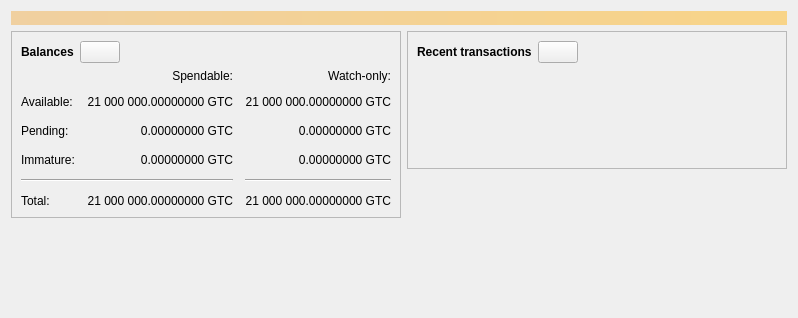
<?xml version="1.0" encoding="UTF-8"?>
<ui version="4.0">
 <class>OverviewPage</class>
 <widget class="QWidget" name="OverviewPage">
  <property name="geometry">
   <rect>
    <x>0</x>
    <y>0</y>
    <width>798</width>
    <height>318</height>
   </rect>
  </property>
  <property name="windowTitle">
   <string>Form</string>
  </property>
  <layout class="QVBoxLayout" name="topLayout">
   <item>
    <widget class="QLabel" name="labelAlerts">
     <property name="visible">
      <bool>false</bool>
     </property>
     <property name="styleSheet">
      <string notr="true">QLabel { background-color: qlineargradient(x1: 0, y1: 0, x2: 1, y2: 0, stop:0 #F0D0A0, stop:1 #F8D488); color:#000000; }</string>
     </property>
     <property name="wordWrap">
      <bool>true</bool>
     </property>
     <property name="margin">
      <number>3</number>
     </property>
     <property name="textInteractionFlags">
      <set>Qt::TextSelectableByMouse</set>
     </property>
    </widget>
   </item>
   <item>
    <layout class="QHBoxLayout" name="horizontalLayout" stretch="1,1">
     <item>
      <layout class="QVBoxLayout" name="verticalLayout_2">
       <item>
        <widget class="QFrame" name="frame">
         <property name="frameShape">
          <enum>QFrame::StyledPanel</enum>
         </property>
         <property name="frameShadow">
          <enum>QFrame::Raised</enum>
         </property>
         <layout class="QVBoxLayout" name="verticalLayout_4">
          <item>
           <layout class="QHBoxLayout" name="horizontalLayout_4">
            <item>
             <widget class="QLabel" name="label_5">
              <property name="font">
               <font>
                <weight>75</weight>
                <bold>true</bold>
               </font>
              </property>
              <property name="text">
               <string>Balances</string>
              </property>
             </widget>
            </item>
            <item>
             <widget class="QPushButton" name="labelWalletStatus">
              <property name="enabled">
               <bool>true</bool>
              </property>
              <property name="maximumSize">
               <size>
                <width>45</width>
                <height>16777215</height>
               </size>
              </property>
              <property name="toolTip">
               <string>The displayed information may be out of date. Your wallet automatically synchronizes with the Garliccoin network after a connection is established, but this process has not completed yet.</string>
              </property>
              <property name="text">
               <string/>
              </property>
              <property name="icon">
               <iconset resource="../garliccoin.qrc">
                <normaloff>:/icons/warning</normaloff>
                <disabledoff>:/icons/warning</disabledoff>:/icons/warning</iconset>
              </property>
              <property name="iconSize">
               <size>
                <width>24</width>
                <height>24</height>
               </size>
              </property>
             </widget>
            </item>
            <item>
             <spacer name="horizontalSpacer_3">
              <property name="orientation">
               <enum>Qt::Horizontal</enum>
              </property>
              <property name="sizeHint" stdset="0">
               <size>
                <width>40</width>
                <height>20</height>
               </size>
              </property>
             </spacer>
            </item>
           </layout>
          </item>
          <item>
           <layout class="QGridLayout" name="gridLayout">
            <property name="spacing">
             <number>12</number>
            </property>
            <item row="2" column="2">
             <widget class="QLabel" name="labelWatchPending">
              <property name="cursor">
               <cursorShape>IBeamCursor</cursorShape>
              </property>
              <property name="toolTip">
               <string>Unconfirmed transactions to watch-only addresses</string>
              </property>
              <property name="text">
               <string notr="true">0.00000000 GTC</string>
              </property>
              <property name="alignment">
               <set>Qt::AlignRight|Qt::AlignTrailing|Qt::AlignVCenter</set>
              </property>
              <property name="textInteractionFlags">
               <set>Qt::LinksAccessibleByMouse|Qt::TextSelectableByKeyboard|Qt::TextSelectableByMouse</set>
              </property>
             </widget>
            </item>
            <item row="2" column="1">
             <widget class="QLabel" name="labelUnconfirmed">
              <property name="cursor">
               <cursorShape>IBeamCursor</cursorShape>
              </property>
              <property name="toolTip">
               <string>Total of transactions that have yet to be confirmed, and do not yet count toward the spendable balance</string>
              </property>
              <property name="text">
               <string notr="true">0.00000000 GTC</string>
              </property>
              <property name="alignment">
               <set>Qt::AlignRight|Qt::AlignTrailing|Qt::AlignVCenter</set>
              </property>
              <property name="textInteractionFlags">
               <set>Qt::LinksAccessibleByMouse|Qt::TextSelectableByKeyboard|Qt::TextSelectableByMouse</set>
              </property>
             </widget>
            </item>
            <item row="3" column="2">
             <widget class="QLabel" name="labelWatchImmature">
              <property name="cursor">
               <cursorShape>IBeamCursor</cursorShape>
              </property>
              <property name="toolTip">
               <string>Mined balance in watch-only addresses that has not yet matured</string>
              </property>
              <property name="text">
               <string notr="true">0.00000000 GTC</string>
              </property>
              <property name="alignment">
               <set>Qt::AlignRight|Qt::AlignTrailing|Qt::AlignVCenter</set>
              </property>
              <property name="textInteractionFlags">
               <set>Qt::LinksAccessibleByMouse|Qt::TextSelectableByKeyboard|Qt::TextSelectableByMouse</set>
              </property>
             </widget>
            </item>
            <item row="4" column="0" colspan="2">
             <widget class="Line" name="line">
              <property name="orientation">
               <enum>Qt::Horizontal</enum>
              </property>
             </widget>
            </item>
            <item row="4" column="2">
             <widget class="Line" name="lineWatchBalance">
              <property name="sizePolicy">
               <sizepolicy hsizetype="Preferred" vsizetype="Fixed">
                <horstretch>0</horstretch>
                <verstretch>0</verstretch>
               </sizepolicy>
              </property>
              <property name="minimumSize">
               <size>
                <width>140</width>
                <height>0</height>
               </size>
              </property>
              <property name="orientation">
               <enum>Qt::Horizontal</enum>
              </property>
             </widget>
            </item>
            <item row="5" column="0">
             <widget class="QLabel" name="labelTotalText">
              <property name="text">
               <string>Total:</string>
              </property>
             </widget>
            </item>
            <item row="3" column="1">
             <widget class="QLabel" name="labelImmature">
              <property name="cursor">
               <cursorShape>IBeamCursor</cursorShape>
              </property>
              <property name="toolTip">
               <string>Mined balance that has not yet matured</string>
              </property>
              <property name="text">
               <string notr="true">0.00000000 GTC</string>
              </property>
              <property name="alignment">
               <set>Qt::AlignRight|Qt::AlignTrailing|Qt::AlignVCenter</set>
              </property>
              <property name="textInteractionFlags">
               <set>Qt::LinksAccessibleByMouse|Qt::TextSelectableByKeyboard|Qt::TextSelectableByMouse</set>
              </property>
             </widget>
            </item>
            <item row="2" column="3">
             <spacer name="horizontalSpacer_2">
              <property name="orientation">
               <enum>Qt::Horizontal</enum>
              </property>
              <property name="sizeHint" stdset="0">
               <size>
                <width>40</width>
                <height>20</height>
               </size>
              </property>
             </spacer>
            </item>
            <item row="3" column="0">
             <widget class="QLabel" name="labelImmatureText">
              <property name="text">
               <string>Immature:</string>
              </property>
             </widget>
            </item>
            <item row="5" column="1">
             <widget class="QLabel" name="labelTotal">
              <property name="cursor">
               <cursorShape>IBeamCursor</cursorShape>
              </property>
              <property name="toolTip">
               <string>Your current total balance</string>
              </property>
              <property name="text">
               <string notr="true">21 000 000.00000000 GTC</string>
              </property>
              <property name="alignment">
               <set>Qt::AlignRight|Qt::AlignTrailing|Qt::AlignVCenter</set>
              </property>
              <property name="textInteractionFlags">
               <set>Qt::LinksAccessibleByMouse|Qt::TextSelectableByKeyboard|Qt::TextSelectableByMouse</set>
              </property>
             </widget>
            </item>
            <item row="5" column="2">
             <widget class="QLabel" name="labelWatchTotal">
              <property name="cursor">
               <cursorShape>IBeamCursor</cursorShape>
              </property>
              <property name="toolTip">
               <string>Current total balance in watch-only addresses</string>
              </property>
              <property name="text">
               <string notr="true">21 000 000.00000000 GTC</string>
              </property>
              <property name="alignment">
               <set>Qt::AlignRight|Qt::AlignTrailing|Qt::AlignVCenter</set>
              </property>
              <property name="textInteractionFlags">
               <set>Qt::LinksAccessibleByMouse|Qt::TextSelectableByKeyboard|Qt::TextSelectableByMouse</set>
              </property>
             </widget>
            </item>
            <item row="0" column="2">
             <widget class="QLabel" name="labelWatchonly">
              <property name="text">
               <string>Watch-only:</string>
              </property>
              <property name="alignment">
               <set>Qt::AlignRight|Qt::AlignTrailing|Qt::AlignVCenter</set>
              </property>
             </widget>
            </item>
            <item row="1" column="0">
             <widget class="QLabel" name="labelBalanceText">
              <property name="text">
               <string>Available:</string>
              </property>
             </widget>
            </item>
            <item row="1" column="1">
             <widget class="QLabel" name="labelBalance">
              <property name="cursor">
               <cursorShape>IBeamCursor</cursorShape>
              </property>
              <property name="toolTip">
               <string>Your current spendable balance</string>
              </property>
              <property name="text">
               <string notr="true">21 000 000.00000000 GTC</string>
              </property>
              <property name="alignment">
               <set>Qt::AlignRight|Qt::AlignTrailing|Qt::AlignVCenter</set>
              </property>
              <property name="textInteractionFlags">
               <set>Qt::LinksAccessibleByMouse|Qt::TextSelectableByKeyboard|Qt::TextSelectableByMouse</set>
              </property>
             </widget>
            </item>
            <item row="1" column="2">
             <widget class="QLabel" name="labelWatchAvailable">
              <property name="cursor">
               <cursorShape>IBeamCursor</cursorShape>
              </property>
              <property name="toolTip">
               <string>Your current balance in watch-only addresses</string>
              </property>
              <property name="text">
               <string notr="true">21 000 000.00000000 GTC</string>
              </property>
              <property name="alignment">
               <set>Qt::AlignRight|Qt::AlignTrailing|Qt::AlignVCenter</set>
              </property>
              <property name="textInteractionFlags">
               <set>Qt::LinksAccessibleByMouse|Qt::TextSelectableByKeyboard|Qt::TextSelectableByMouse</set>
              </property>
             </widget>
            </item>
            <item row="2" column="0">
             <widget class="QLabel" name="labelPendingText">
              <property name="text">
               <string>Pending:</string>
              </property>
             </widget>
            </item>
            <item row="0" column="1">
             <widget class="QLabel" name="labelSpendable">
              <property name="text">
               <string>Spendable:</string>
              </property>
              <property name="alignment">
               <set>Qt::AlignRight|Qt::AlignTrailing|Qt::AlignVCenter</set>
              </property>
             </widget>
            </item>
           </layout>
          </item>
         </layout>
        </widget>
       </item>
       <item>
        <spacer name="verticalSpacer">
         <property name="orientation">
          <enum>Qt::Vertical</enum>
         </property>
         <property name="sizeHint" stdset="0">
          <size>
           <width>20</width>
           <height>40</height>
          </size>
         </property>
        </spacer>
       </item>
      </layout>
     </item>
     <item>
      <layout class="QVBoxLayout" name="verticalLayout_3">
       <item>
        <widget class="QFrame" name="frame_2">
         <property name="frameShape">
          <enum>QFrame::StyledPanel</enum>
         </property>
         <property name="frameShadow">
          <enum>QFrame::Raised</enum>
         </property>
         <layout class="QVBoxLayout" name="verticalLayout">
          <item>
           <layout class="QHBoxLayout" name="horizontalLayout_2">
            <item>
             <widget class="QLabel" name="label_4">
              <property name="font">
               <font>
                <weight>75</weight>
                <bold>true</bold>
               </font>
              </property>
              <property name="text">
               <string>Recent transactions</string>
              </property>
             </widget>
            </item>
            <item>
             <widget class="QPushButton" name="labelTransactionsStatus">
              <property name="enabled">
               <bool>true</bool>
              </property>
              <property name="maximumSize">
               <size>
                <width>45</width>
                <height>16777215</height>
               </size>
              </property>
              <property name="toolTip">
               <string>The displayed information may be out of date. Your wallet automatically synchronizes with the Garliccoin network after a connection is established, but this process has not completed yet.</string>
              </property>
              <property name="text">
               <string/>
              </property>
              <property name="icon">
               <iconset resource="../garliccoin.qrc">
                <normaloff>:/icons/warning</normaloff>
                <disabledoff>:/icons/warning</disabledoff>:/icons/warning</iconset>
              </property>
              <property name="iconSize">
               <size>
                <width>24</width>
                <height>24</height>
               </size>
              </property>
             </widget>
            </item>
            <item>
             <spacer name="horizontalSpacer">
              <property name="orientation">
               <enum>Qt::Horizontal</enum>
              </property>
              <property name="sizeHint" stdset="0">
               <size>
                <width>40</width>
                <height>20</height>
               </size>
              </property>
             </spacer>
            </item>
           </layout>
          </item>
          <item>
           <widget class="TransactionOverviewWidget" name="listTransactions">
            <property name="styleSheet">
             <string notr="true">QListView { background: transparent; }</string>
            </property>
            <property name="frameShape">
             <enum>QFrame::NoFrame</enum>
            </property>
            <property name="verticalScrollBarPolicy">
             <enum>Qt::ScrollBarAlwaysOff</enum>
            </property>
            <property name="horizontalScrollBarPolicy">
             <enum>Qt::ScrollBarAlwaysOff</enum>
            </property>
            <property name="sizeAdjustPolicy">
             <enum>QAbstractScrollArea::AdjustToContents</enum>
            </property>
            <property name="selectionMode">
             <enum>QAbstractItemView::NoSelection</enum>
            </property>
            <property name="uniformItemSizes">
             <bool>true</bool>
            </property>
           </widget>
          </item>
         </layout>
        </widget>
       </item>
       <item>
        <spacer name="verticalSpacer_2">
         <property name="orientation">
          <enum>Qt::Vertical</enum>
         </property>
         <property name="sizeHint" stdset="0">
          <size>
           <width>20</width>
           <height>40</height>
          </size>
         </property>
        </spacer>
       </item>
      </layout>
     </item>
    </layout>
   </item>
  </layout>
 </widget>
 <customwidgets>
  <customwidget>
   <class>TransactionOverviewWidget</class>
   <extends>QListView</extends>
   <header>qt/transactionoverviewwidget.h</header>
  </customwidget>
 </customwidgets>
 <resources/>
 <connections/>
</ui>
